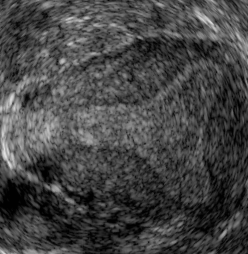
%> input picture MATLAB/medical procession/BIg Homework/image/1.dcm, 248 x 254 px
$ octave --eval "result = shape2d(imread('../../../../../../../medical procession/BIg Homework/image/1.dcm'));"   (GNU Octave 9; MATLAB toolbox functions it lacks are replaced by stand-ins)
%> lines starting %> are read from the running program, lines starting %| are printed output that depends on the picture; in (x1, y1, x2, y2) boxes, pixels count from 0 and x2, y2 are one past the last pixel; in counts of white or black regions, pixels touching at a corner belong together; the program's own positions count from 1
### MATLAB/MRI code/1代码/特征/Shape and size based features/use/imPerimeter1.m
function [perim ] = imPerimeter1(mask)
perimeter = bwperim(mask,8);%从输入图像中返回只包括对象边缘像素点的二值图像
perim = length(find(perimeter));


% % in case of binary image, compute only one label
% labels = 1;
%
% % default number of directions
% nDirs = 4;
%
% % default image resolution
% delta = [1 1];
%
% % parse parameter name-value pairs
% while ~isempty(varargin)
%     var = varargin{1};
%
%     if isnumeric(var)
%         % option is either number of directions or resolution
%         if isscalar(var)
%             nDirs = var;
%         else
%             delta = var;
%         end
%         varargin(1) = [];
%
%     elseif ischar(var)
%         if length(varargin) < 2
%             error('Parameter name must be followed by parameter value');
%         end
%
%         if strcmpi(var, 'ndirs')
%             nDirs = varargin{2};
%         elseif strcmpi(var, 'resolution')
%             delta = varargin{2};
%         else
%             error(['Unknown parameter name: ' var]);
%         end
%
%         varargin(1:2) = [];
%     end
% end
%
%
% %% Initialisations
%
% % distances between a pixel and its neighbours.
% % (d1 is dx, d2 is dy)
% d1  = delta(1);
% d2  = delta(2);
% d12 = hypot(d1, d2);
%
% % area of a pixel (used for computing line densities)
% vol = d1 * d2;
%
% % size of image
% dim = size(img);
% D1  = dim(1);
% D2  = dim(2);
%
%
% %% Processing for 2 or 4 main directions
%
% % compute number of pixels, equal to the total number of vertices in graph
% % reconstructions
% nv = sum(img(:));
%
% % compute number of connected components along orthogonal lines
% % (Use Graph-based formula: chi = nVertices - nEdges)
% n1 = nv - sum(sum(img(:, 1:D2-1) & img(:, 2:D2)));
% n2 = nv - sum(sum(img(1:D1-1, :) & img(2:D1, :)));
%
% % Compute perimeter using 2 directions
% % equivalent to:
% % perim = mean([n1/(d1/a) n2/(d2/a)])*pi/2;
% % with a = d1*d2 being the area of the unit tile
% if nDirs == 2
%     perim = pi * mean([n1*d2 n2*d1]);
%     return;
% end
%
%
% %% Processing specific to 4 directions
%
% % Number of connected components along diagonal lines
% n3 = nv - sum(sum(img(1:D1-1, 1:D2-1) & img(2:D1,   2:D2)));
% n4 = nv - sum(sum(img(1:D1-1, 2:D2  ) & img(2:D1, 1:D2-1)));
%
% % compute direction weights (necessary for anisotropic case)
% if any(delta ~= 1);
%     c = computeDirectionWeights2d4(delta)';
% else
%     c = [1 1 1 1] / 4;
% end
%
% % compute weighted average over directions
% perim = pi * sum( [n1/d1 n2/d2 n3/d12 n4/d12] * vol .* c );

### MATLAB/MRI code/思琪程序/乳腺/我的程序/1代码/特征/Shape and size based features/use/SurfaceArea1.m
function Value=SurfaceArea1(BWMat)
    if size(BWMat,3) > 1
        %3D
        Value = imSurface1(BWMat);
    else
        %2D
        Value = imPerimeter1(BWMat);
    end

end

### MATLAB/MRI code/1代码/主程序/SurfaceAreaDensity1.m
function SurfaceAreaDensity=SurfaceAreaDensity1(img)
if size(img, 3) > 1
    s = imSurface1(img);
else
    s = imPerimeter1(img);
end

% total volume of image (without edges)
refVol = sum(img(:));
SurfaceAreaDensity = s / refVol;

### MATLAB/MRI code/思琪程序/乳腺/我的程序/1代码/特征/Shape and size based features/use/MeanBreadth1.m
function breadth=MeanBreadth1(img)
if size(img,3)>1
    breadth=(sum(img(:))/pi).^(1/3)*3/4*2;
else
    breadth=(sum(img(:))/pi).^(1/3)*2;
end

% [162 lines of commented-out code are left out]

### MATLAB/MRI code/思琪程序/乳腺/我的程序/1代码/主程序/Compactness11.m
function Compactness1=Compactness11(BWMat)

if size(BWMat,1) > 1
        %3D
        SurefaceArea = imSurface1(BWMat);
    else
        %2D
        SurefaceArea = imPerimeter1(BWMat);
    end


    Volume=sum(BWMat(:));

     Compactness1=Volume/(sqrt(pi)*(SurefaceArea^(2/3)));

### MATLAB/MRI code/1代码/特征/Shape and size based features/use/imSurface1.m
function [surf] = imSurface1(mask)
perimeter = bwperim(mask,26);%从输入图像中返回只包括对象边缘像素点的二值图像
surf = length(find(perimeter));%边缘像素点个数

### MATLAB/MRI code/思琪程序/乳腺/我的程序/1代码/特征/Shape and size based features/shape2d.m
function out=shape2d(I)
% 1	Volume'->Area
% 2	Roundness'
% 3	Orientation'
% 4	solidity'
% 5	ConvexHullVolume3D'->	ConvexHullArea2D
% 6	SurfaceArea'
% 7	SurfaceAreaDensity'
% 8	MeanBreadth'
% 9	Compactness1'
% 10	Compactness2'
% 11	Max3DDiameter'
% 12	SphericalDisproportion'
% 13	Sphericity'
    [bwlab,num]=bwlabel(I);
%> bwlab: size 254x248 double; every value is 1
%> num = 1
    S= regionprops(bwlab, 'Area');
%> S = 1 region; Area: 62992
    bw1= ismember(bwlab, find([S.Area] == (max([S.Area]))));
%> bw1: size 254x248 logical; every value is 1


BW=logical(bw1);
STATS =  regionprops(BW,'all');
%> STATS = 1 region; box (x1, y1, x2, y2), Area, Centroid, MajorAxisLength, MinorAxisLength and Eccentricity: (0, 0, 248, 254) 62992 [124.5 127.5] 293.3 286.4 0.216
Volume=STATS.Area;
%> Volume = 62992
Roundness=1-STATS.Eccentricity;
%> Roundness = 0.784
Orientation=STATS.Orientation;
%> Orientation = 90
solidity=STATS.Solidity;
%> solidity = 1
ConvexHullVolume=STATS.ConvexArea;
%> ConvexHullVolume = 62992
SurfaceArea=SurfaceArea1(BW);
%> in imPerimeter1, `perimeter = bwperim(mask,8);`:
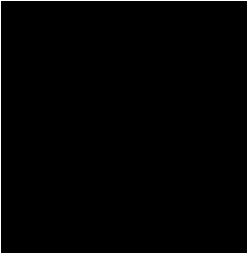
%> perimeter: size 254x248 logical; 1.6% white in thin lines or dots
%> in imPerimeter1, `perim = length(find(perimeter));`: perim = 1000
%> SurfaceArea = 1000
SurfaceAreaDensity=SurfaceAreaDensity1(BW);
%> in SurfaceAreaDensity1, `refVol = sum(img(:));`: refVol = 62992
%> in SurfaceAreaDensity1, `SurfaceAreaDensity = s / refVol;`: SurfaceAreaDensity = 0.0159
%> SurfaceAreaDensity = 0.0159
MeanBreadth=MeanBreadth1(BW);
%> in MeanBreadth1, `breadth=(sum(img(:))/pi).^(1/3)*2;`: breadth = 54.33
%> MeanBreadth = 54.33
%> the run ends on the next line
Compactness1=Compactness11(BW);
Compactness2=Compactness21(BW);
Max3DDiameter=Max3DDiameter1(BW);
Spherical_Disproportion=Spherical_Disproportion1(BW);
Sphericity=Sphericity1(BW);
out=[Volume,Roundness,Orientation,solidity,ConvexHullVolume,SurfaceArea,SurfaceAreaDensity,...
     MeanBreadth,Compactness1,Compactness2,Max3DDiameter,Spherical_Disproportion,Sphericity];
out=double(out);
